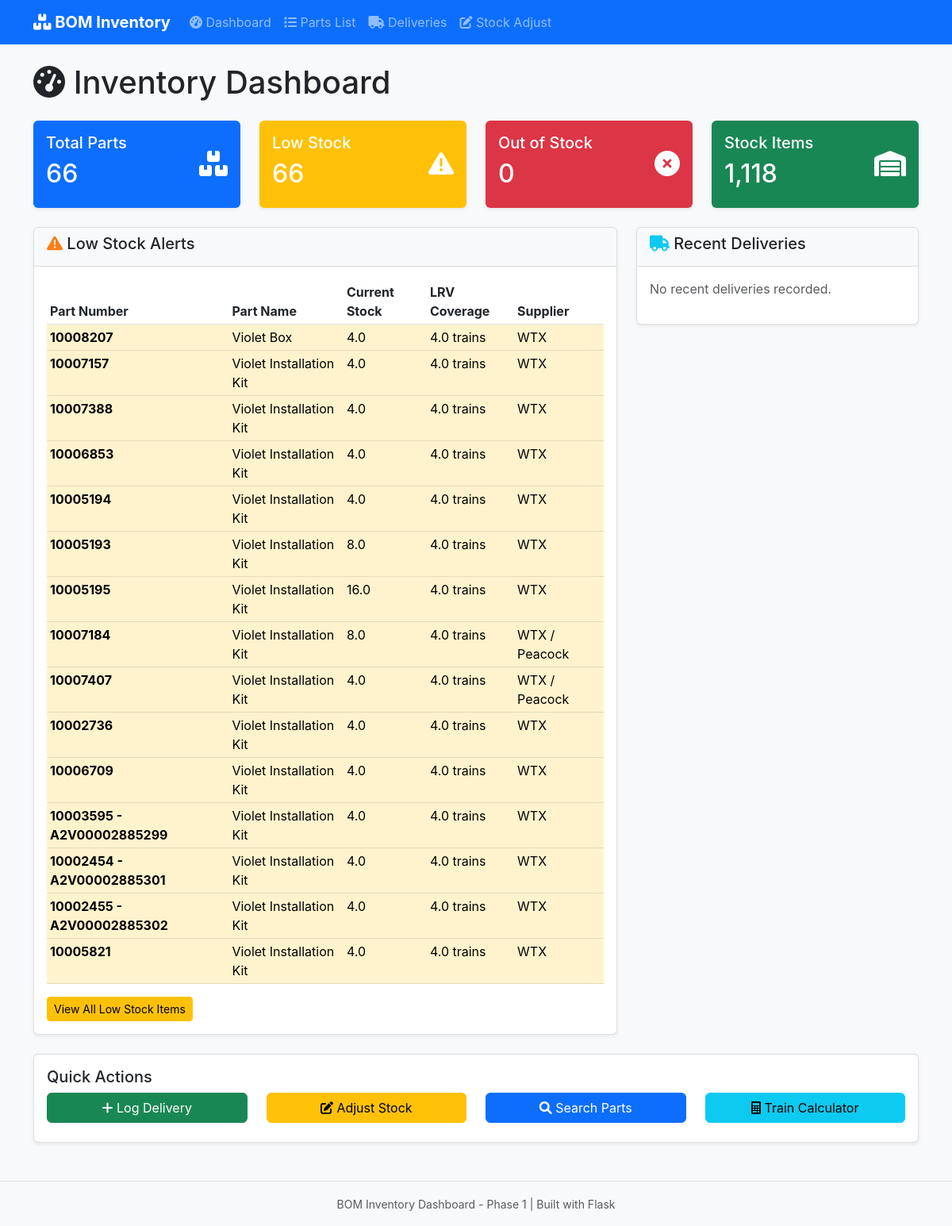
The page / on the database its author committed.
### app/models.py (models this page shows, shortened)
class MainBOMStorage(db.Model):
    __tablename__ = 'main_bom_storage'
    id = db.Column(db.Integer, primary_key=True)
    part_number = db.Column(db.String(100), nullable=False, unique=True, index=True)
    part_name = db.Column(db.String(200), nullable=False, index=True)
    description = db.Column(db.Text)
    supplier = db.Column(db.String(100), nullable=False, index=True)
    component = db.Column(db.String(100), index=True)  # Which part of installation
    qty_per_lrv = db.Column(db.Float, nullable=False, default=0.0)
    total_needed_233_lrv = db.Column(db.Float, nullable=False, default=0.0)
    qty_on_site = db.Column(db.Float, nullable=False, default=0.0)
    qty_shipped_out = db.Column(db.Float, nullable=False, default=0.0)
    qty_current_stock = db.Column(db.Float, nullable=False, default=0.0, index=True)
    qty_ordered = db.Column(db.Float, nullable=False, default=0.0)
    back_order_qty = db.Column(db.Float, nullable=False, default=0.0)
    consumable_or_essential = db.Column(db.String(20), default='Essential', index=True)
    order_status = db.Column(db.String(50))
    notes = db.Column(db.Text)
    lrv_coverage = db.Column(db.Float, nullable=False, default=0.0, index=True)  # How many LRVs current stock covers
    created_at = db.Column(db.DateTime, default=datetime.utcnow, index=True)
    updated_at = db.Column(db.DateTime, default=datetime.utcnow, onupdate=datetime.utcnow)

### app/routes.py (the view)
@main.route('/')
def dashboard():
    total_parts = MainBOMStorage.query.count()
    low_stock_parts = MainBOMStorage.query.filter(
        MainBOMStorage.lrv_coverage < 10
    ).count()
    out_of_stock_parts = MainBOMStorage.query.filter(
        MainBOMStorage.qty_current_stock <= 0
    ).count()
    recent_deliveries = DeliveryLog.query.order_by(DeliveryLog.created_at.desc()).limit(10).all()
    low_stock_items = MainBOMStorage.query.filter(
        MainBOMStorage.lrv_coverage < 10
    ).limit(15).all()
    total_stock_items = db.session.query(
        db.func.sum(MainBOMStorage.qty_current_stock)
    ).scalar() or 0
    return render_template('dashboard.html',
                         total_parts=total_parts,
                         low_stock_parts=low_stock_parts,
                         out_of_stock_parts=out_of_stock_parts,
                         total_stock_items=int(total_stock_items),
                         recent_deliveries=recent_deliveries,
                         low_stock_items=low_stock_items)

### app/templates/dashboard.html (shortened to what this page needs)
{% extends "base.html" %}
{% block content %}
<div class="row">
    <div class="col-12">
        <h1 class="mb-4">
            <i class="fas fa-tachometer-alt"></i> Inventory Dashboard
        </h1>
    </div>
</div>
<div class="row mb-4">
    <div class="col-md-3">
        <div class="card bg-primary text-white">
            <div class="card-body">
                <div class="d-flex justify-content-between">
                    <div>
                        <h5 class="card-title">Total Parts</h5>
                        <h2>{{ total_parts }}</h2>
                    </div>
                    <div class="align-self-center">
                        <i class="fas fa-boxes fa-2x"></i>
                    </div>
                </div>
            </div>
        </div>
    </div>
    <div class="col-md-3">
        <div class="card bg-warning text-white">
            <div class="card-body">
                <div class="d-flex justify-content-between">
                    <div>
                        <h5 class="card-title">Low Stock</h5>
                        <h2>{{ low_stock_parts }}</h2>
                    </div>
                    <div class="align-self-center">
                        <i class="fas fa-exclamation-triangle fa-2x"></i>
                    </div>
                </div>
            </div>
        </div>
    </div>
    <div class="col-md-3">
        <div class="card bg-danger text-white">
            <div class="card-body">
                <div class="d-flex justify-content-between">
                    <div>
                        <h5 class="card-title">Out of Stock</h5>
                        <h2>{{ out_of_stock_parts }}</h2>
                    </div>
                    <div class="align-self-center">
                        <i class="fas fa-times-circle fa-2x"></i>
                    </div>
                </div>
            </div>
        </div>
    </div>
    <div class="col-md-3">
        <div class="card bg-success text-white">
            <div class="card-body">
                <div class="d-flex justify-content-between">
                    <div>
                        <h5 class="card-title">Stock Items</h5>
                        <h2>{{ "{:,}".format(total_stock_items) }}</h2>
                    </div>
                    <div class="align-self-center">
                        <i class="fas fa-warehouse fa-2x"></i>
                    </div>
                </div>
            </div>
        </div>
    </div>
</div>
<div class="row">
    <div class="col-md-8">
        <div class="card">
            <div class="card-header">
                <h5><i class="fas fa-exclamation-triangle text-warning"></i> Low Stock Alerts</h5>
            </div>
            <div class="card-body">
                {% if low_stock_items %}
                <div class="table-responsive">
                    <table class="table table-sm">
                        <thead>
                            <tr>
                                <th>Part Number</th>
                                <th>Part Name</th>
                                <th>Current Stock</th>
                                <th>LRV Coverage</th>
                                <th>Supplier</th>
                            </tr>
                        </thead>
                        <tbody>
                            {% for item in low_stock_items %}
                            <tr class="{% if item.qty_current_stock <= 0 %}table-danger{% else %}table-warning{% endif %}">
                                <td><strong>{{ item.part_number }}</strong></td>
                                <td>{{ item.part_name }}</td>
                                <td>{{ item.qty_current_stock }}</td>
                                <td>{{ "%.1f"|format(item.lrv_coverage) }} trains</td>
                                <td>{{ item.supplier }}</td>
                            </tr>
                            {% endfor %}
                        </tbody>
                    </table>
                </div>
                <a href="{{ url_for('main.parts_list', low_stock_only='low') }}" class="btn btn-warning btn-sm">
                    View All Low Stock Items
                </a>
                {% else %}
                <p class="text-success">No low stock alerts! All parts have sufficient inventory.</p>
                {% endif %}
            </div>
        </div>
    </div>
    <div class="col-md-4">
        <div class="card">
            <div class="card-header">
                <h5><i class="fas fa-truck text-info"></i> Recent Deliveries</h5>
            </div>
            <div class="card-body">
                {% if recent_deliveries %}
                {% for delivery in recent_deliveries %}
                <div class="border-bottom pb-2 mb-2">
                    <strong>{{ delivery.part_number }}</strong><br>
                    <small class="text-muted">
                        {{ delivery.quantity_received }} units from {{ delivery.supplier }}<br>
                        {{ delivery.date_received.strftime('%Y-%m-%d') }}
                    </small>
                </div>
                {% endfor %}
                <a href="{{ url_for('main.delivery_log') }}" class="btn btn-info btn-sm">
                    View All Deliveries
                </a>
                {% else %}
                <p class="text-muted">No recent deliveries recorded.</p>
                {% endif %}
            </div>
        </div>
    </div>
</div>
<div class="row mt-4">
    <div class="col-12">
        <div class="card">
            <div class="card-body">
                <h5 class="card-title">Quick Actions</h5>
                <div class="row">
                    <div class="col-md-3">
                        <a href="{{ url_for('main.delivery_log') }}" class="btn btn-success d-block mb-2">
                            <i class="fas fa-plus"></i> Log Delivery
                        </a>
                    </div>
                    <div class="col-md-3">
                        <a href="{{ url_for('main.stock_adjustment') }}" class="btn btn-warning d-block mb-2">
                            <i class="fas fa-edit"></i> Adjust Stock
                        </a>
                    </div>
                    <div class="col-md-3">
                        <a href="{{ url_for('main.parts_list') }}" class="btn btn-primary d-block mb-2">
                            <i class="fas fa-search"></i> Search Parts
                        </a>
                    </div>
                    <div class="col-md-3">
                        <a href="{{ url_for('main.train_calculator') }}" class="btn btn-info d-block mb-2">
                            <i class="fas fa-calculator"></i> Train Calculator
                        </a>
                    </div>
                </div>
            </div>
        </div>
    </div>
</div>
{% endblock %}

### app/templates/base.html (shortened to what this page needs)
<!DOCTYPE html>
<html lang="en">
<head>
    <link href="https://cdn.jsdelivr.net/npm/bootstrap@5.3.0/dist/css/bootstrap.min.css" rel="stylesheet">
    <link href="https://cdnjs.cloudflare.com/ajax/libs/font-awesome/6.0.0/css/all.min.css" rel="stylesheet">
    <link href="{{ url_for('static', filename='style.css') }}" rel="stylesheet">
</head>
<body>
    <nav class="navbar navbar-expand-lg navbar-dark bg-primary">
        <div class="container">
            <a class="navbar-brand" href="{{ url_for('main.dashboard') }}">
                <i class="fas fa-boxes"></i> BOM Inventory
            </a>
            <div class="collapse navbar-collapse" id="navbarNav">
                <ul class="navbar-nav me-auto">
                    <li class="nav-item">
                        <a class="nav-link" href="{{ url_for('main.dashboard') }}">
                            <i class="fas fa-tachometer-alt"></i> Dashboard
                        </a>
                    </li>
                    <li class="nav-item">
                        <a class="nav-link" href="{{ url_for('main.parts_list') }}">
                            <i class="fas fa-list"></i> Parts List
                        </a>
                    </li>
                    <li class="nav-item">
                        <a class="nav-link" href="{{ url_for('main.delivery_log') }}">
                            <i class="fas fa-truck"></i> Deliveries
                        </a>
                    </li>
                    <li class="nav-item">
                        <a class="nav-link" href="{{ url_for('main.stock_adjustment') }}">
                            <i class="fas fa-edit"></i> Stock Adjust
                        </a>
                    </li>
                </ul>
            </div>
        </div>
    </nav>
    <main class="container mt-4">
        {% block content %}{% endblock %}
    </main>
    <footer class="bg-light mt-5 py-3">
        <div class="container text-center">
            <small class="text-muted">BOM Inventory Dashboard - Phase 1 | Built with Flask</small>
        </div>
    </footer>
</body>
</html>

### app/templates/static/style.css (style rules this page uses)
body { font-family: -apple-system, BlinkMacSystemFont, "Segoe UI", Roboto, "Helvetica Neue", Arial, sans-serif; background-color: #f8f9fa; }
.navbar-brand { font-weight: bold; }
.card { box-shadow: 0 0.125rem 0.25rem rgba(0, 0, 0, 0.075); border: 1px solid rgba(0, 0, 0, 0.125); }
.card-header { background-color: #f8f9fa; border-bottom: 1px solid rgba(0, 0, 0, 0.125); }
.text-warning { color: #fd7e14 !important; }
.table-warning { background-color: rgba(255, 193, 7, 0.1); }
.card.bg-primary, .card.bg-success, .card.bg-warning, .card.bg-danger { border: none; }
.card.bg-primary .card-body, .card.bg-success .card-body, .card.bg-warning .card-body, .card.bg-danger .card-body { color: white; }
footer { margin-top: auto; border-top: 1px solid #dee2e6; }

### rows shown on the page
MainBOMStorage: part_number "10008207", part_name "Violet Box", qty_current_stock "4.0", lrv_coverage "4.0", supplier "WTX"
MainBOMStorage: part_number "10007157", part_name "Violet Installation Kit", qty_current_stock "4.0", lrv_coverage "4.0", supplier "WTX"
MainBOMStorage: part_number "10007388", part_name "Violet Installation Kit", qty_current_stock "4.0", lrv_coverage "4.0", supplier "WTX"
MainBOMStorage: part_number "10006853", part_name "Violet Installation Kit", qty_current_stock "4.0", lrv_coverage "4.0", supplier "WTX"
MainBOMStorage: part_number "10005194", part_name "Violet Installation Kit", qty_current_stock "4.0", lrv_coverage "4.0", supplier "WTX"
MainBOMStorage: part_number "10005193", part_name "Violet Installation Kit", qty_current_stock "8.0", lrv_coverage "4.0", supplier "WTX"
MainBOMStorage: part_number "10005195", part_name "Violet Installation Kit", qty_current_stock "16.0", lrv_coverage "4.0", supplier "WTX"
MainBOMStorage: part_number "10007184", part_name "Violet Installation Kit", qty_current_stock "8.0", lrv_coverage "4.0", supplier "WTX / Peacock"
MainBOMStorage: part_number "10007407", part_name "Violet Installation Kit", qty_current_stock "4.0", lrv_coverage "4.0", supplier "WTX / Peacock"
MainBOMStorage: part_number "10002736", part_name "Violet Installation Kit", qty_current_stock "4.0", lrv_coverage "4.0", supplier "WTX"
MainBOMStorage: part_number "10006709", part_name "Violet Installation Kit", qty_current_stock "4.0", lrv_coverage "4.0", supplier "WTX"
MainBOMStorage: part_number "10003595 - A2V00002885299", part_name "Violet Installation Kit", qty_current_stock "4.0", lrv_coverage "4.0", supplier "WTX"
MainBOMStorage: part_number "10002454 - A2V00002885301", part_name "Violet Installation Kit", qty_current_stock "4.0", lrv_coverage "4.0", supplier "WTX"
MainBOMStorage: part_number "10002455 - A2V00002885302", part_name "Violet Installation Kit", qty_current_stock "4.0", lrv_coverage "4.0", supplier "WTX"
MainBOMStorage: part_number "10005821", part_name "Violet Installation Kit", qty_current_stock "4.0", lrv_coverage "4.0", supplier "WTX"

### other values the page prints
{{ total_parts }} "66"
{{ low_stock_parts }} "66"
{{ out_of_stock_parts }} "0"
{{ "{:,}".format(total_stock_items) }} "1,118"
